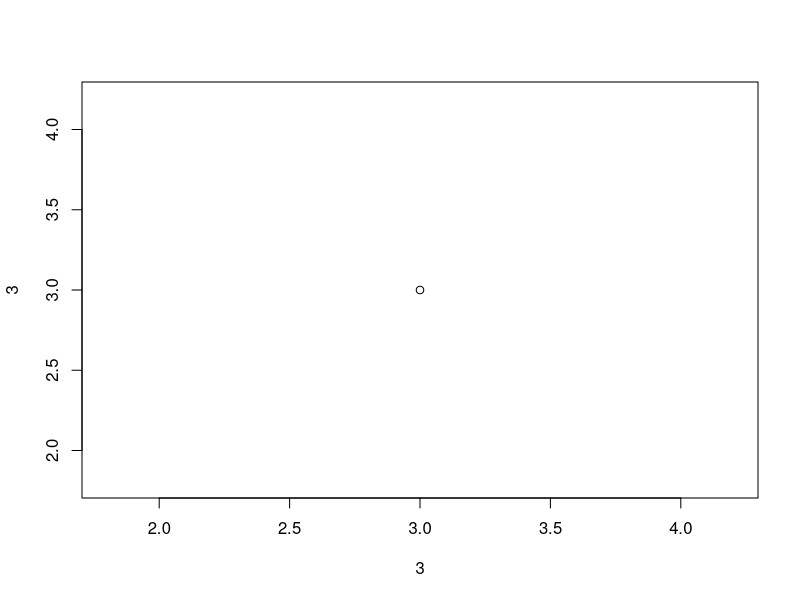
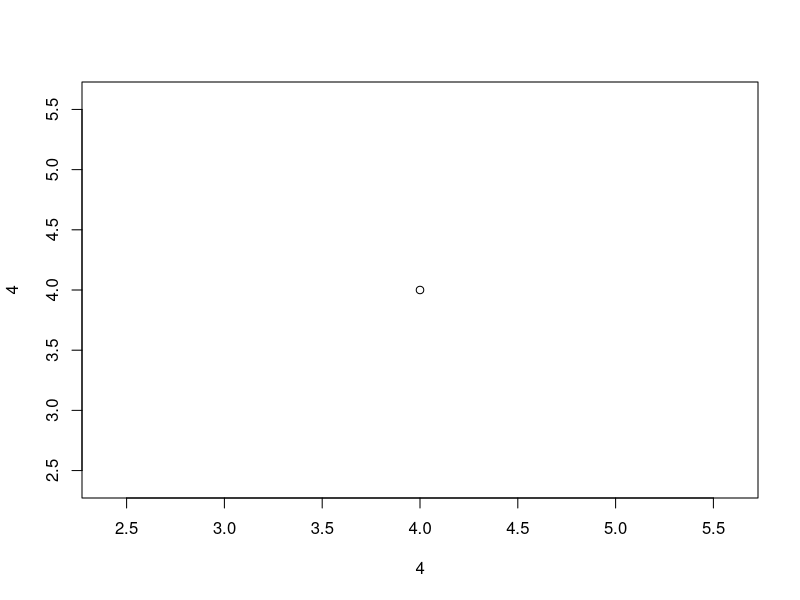
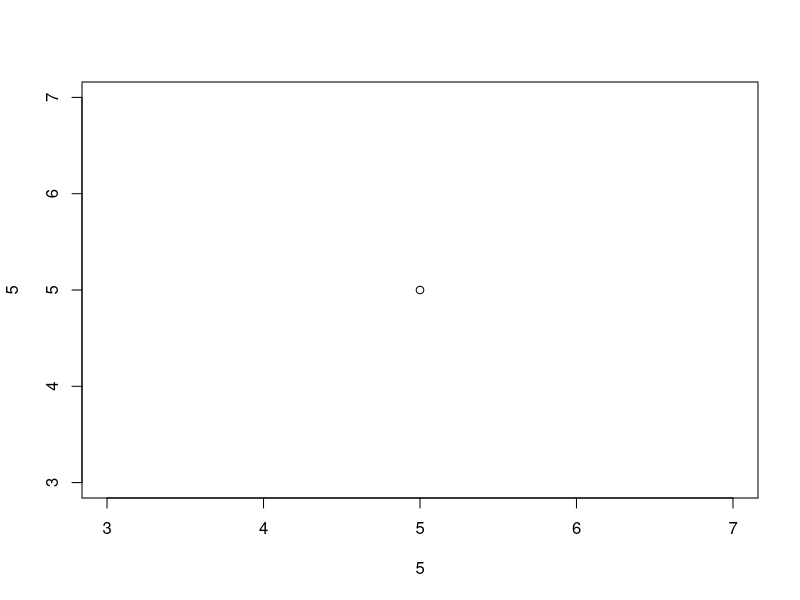
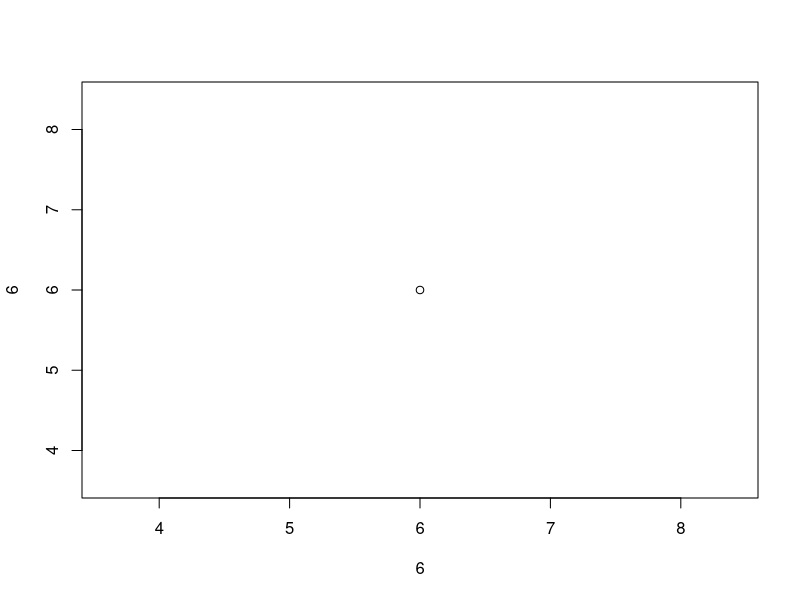
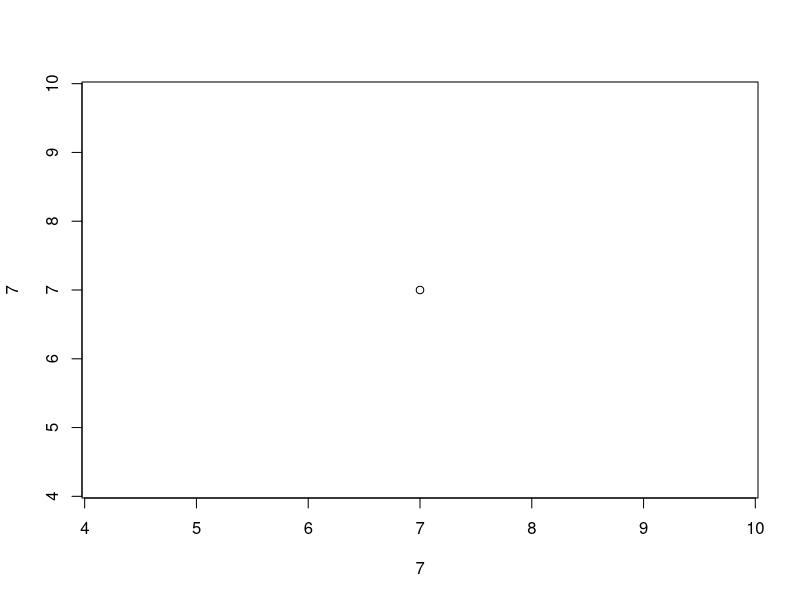
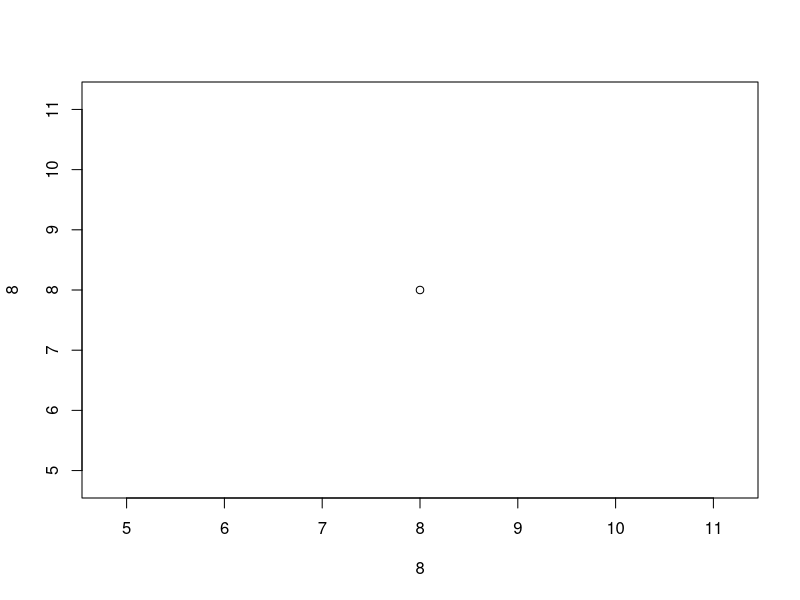
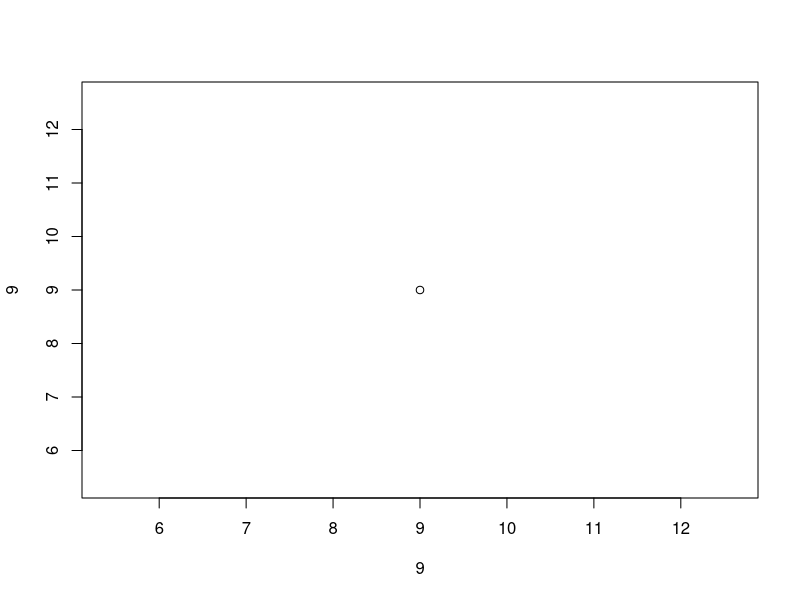

R code for these plots, in order:
# Temp script to test Git functionality

plot(3,3)

plot(4,4)  #this was added from Rstudio on my laptop

plot(5,5)  #test #2 from home in Rstudio

plot(6,6)  #test #3 from home in Rstudio

plot(7,7)  #test #4 from work in Rstudio using push only

plot(8,8)   #test #5 from work in Rstudio (new username)

plot(9,9)

temp<-2
